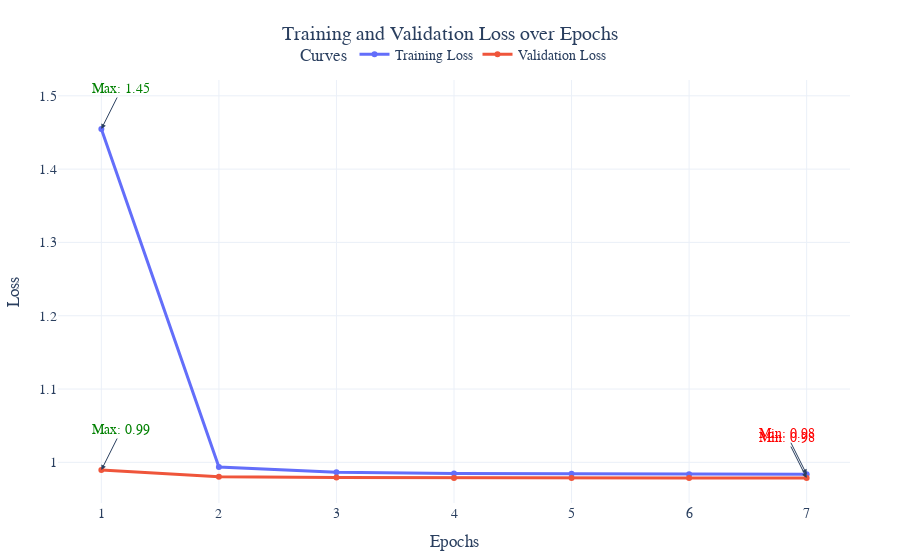

Here is the notebook cell this chart was saved with:
### Code cell
trainer = Trainer(
    config=TrainerConfig(
        learning_rate=1e-3,
        weight_decay=1e-5,
        batch_size=128,
        early_stopping_patience=2,
        save_weights_path="./models/vae_adult.pth",
        criterion="vae_cross_entropy",
        optimizer='adam'
    ),
    model=model
)
trainer.train(train_dataset=train_dataset, val_dataset=val_dataset, epochs=20)

### Figure 1 — Plotly figure (JSON) as saved in the notebook; plotly's stock layout.template omitted (floating-point values rounded to 4 significant figures)
{"data": [{"hovertemplate": "%{x}, %{y}<extra>Training Loss</extra>", "line": {"width": 3}, "marker": {"size": 6}, "mode": "lines+markers", "name": "Training Loss", "type": "scatter", "x": [1, 2, 3, 4, 5, 6, 7, 8, 9, 10, 11, 12, 13, 14, 15, 16, 17, 18, 19, 20], "y": [1.455, 0.9938, 0.9866, 0.9849, 0.9843, 0.9839, 0.9838]}, {"hovertemplate": "%{x}, %{y}<extra>Validation Loss</extra>", "line": {"width": 3}, "marker": {"size": 6}, "mode": "lines+markers", "name": "Validation Loss", "type": "scatter", "x": [1, 2, 3, 4, 5, 6, 7, 8, 9, 10, 11, 12, 13, 14, 15, 16, 17, 18, 19, 20], "y": [0.9895, 0.9805, 0.9792, 0.9787, 0.9786, 0.9787, 0.9785]}], "layout": {"annotations": [{"arrowhead": 2, "ax": -20, "ay": -40, "font": {"color": "red"}, "showarrow": true, "text": "Min: 0.98", "x": 7, "y": 0.9838}, {"arrowhead": 2, "ax": 20, "ay": -40, "font": {"color": "green"}, "showarrow": true, "text": "Max: 1.45", "x": 1, "y": 1.455}, {"arrowhead": 2, "ax": -20, "ay": -40, "font": {"color": "red"}, "showarrow": true, "text": "Min: 0.98", "x": 7, "y": 0.9785}, {"arrowhead": 2, "ax": 20, "ay": -40, "font": {"color": "green"}, "showarrow": true, "text": "Max: 0.99", "x": 1, "y": 0.9895}], "font": {"family": "Arial, sans-serif", "size": 14}, "legend": {"orientation": "h", "title": {"text": "Curves"}, "x": 0.5, "xanchor": "center", "y": 1.02, "yanchor": "bottom"}, "margin": {"b": 50, "l": 50, "r": 50, "t": 80}, "title": {"text": "Training and Validation Loss over Epochs", "x": 0.5, "xanchor": "center"}, "xaxis": {"title": {"text": "Epochs"}}, "yaxis": {"title": {"text": "Loss"}}}}
